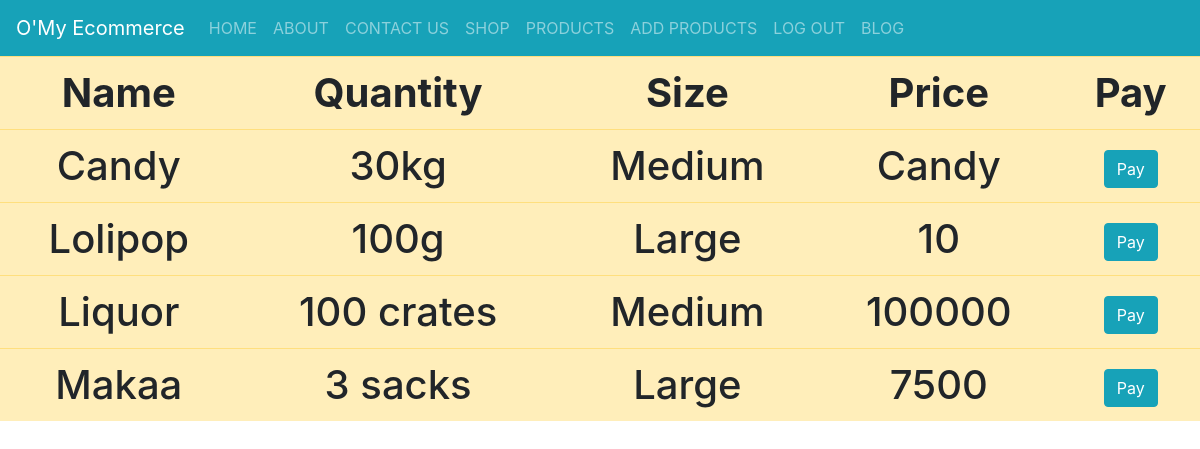
/shop/ (signed in), run on the app's committed database.
### morningDjangoHtmlFormsProject/models.py (models this page shows)
class Product(models.Model):
    name = models.CharField(max_length=30,blank=False,null=False)
    qtty = models.CharField(max_length=30,blank=False,null=False)
    size = models.CharField(max_length=25,blank=False,null=False)
    price = models.CharField(max_length=20,blank=False,null=False)

### morningDjangoHtmlFormsProject/views.py (the view)
# urls.py: path('shop/', user_views.shop, name='shop'),
def shop(request):
    all_products = Product.objects.all()
    context = {"all_productss": all_products}
    return render(request, 'shop.html', context)

### templates/shop.html
{% extends 'master.html' %}
{% load static %}
{% block content %}
<div>
<h1 class="text-primary text text-center">
    <table class="table table-warning">
        <tr>
            <th>Name</th>
            <th>Quantity</th>
            <th>Size</th>
            <th>Price</th>
            <th>Pay</th>
        </tr>
        {% for product in all_productss %}
            <tr>
                <td>{{ product.name }}</td>
                <td>{{ product.qtty }}</td>
                <td>{{ product.size }}</td>
                <td>{{ product.price }}</td>
                <td><a class="btn btn-info" href="/pay/{{ product.id }}">Pay</a></td>
            </tr>
        {% endfor %}
    </table>
</h1>
</div>
{% endblock %}

### data on the page
Product: name "Candy", qtty "30kg", size "Medium", price "Candy"
Product: name "Lolipop", qtty "100g", size "Large", price "10"
Product: name "Liquor", qtty "100 crates", size "Medium", price "100000"
Product: name "Makaa", qtty "3 sacks", size "Large", price "7500"
